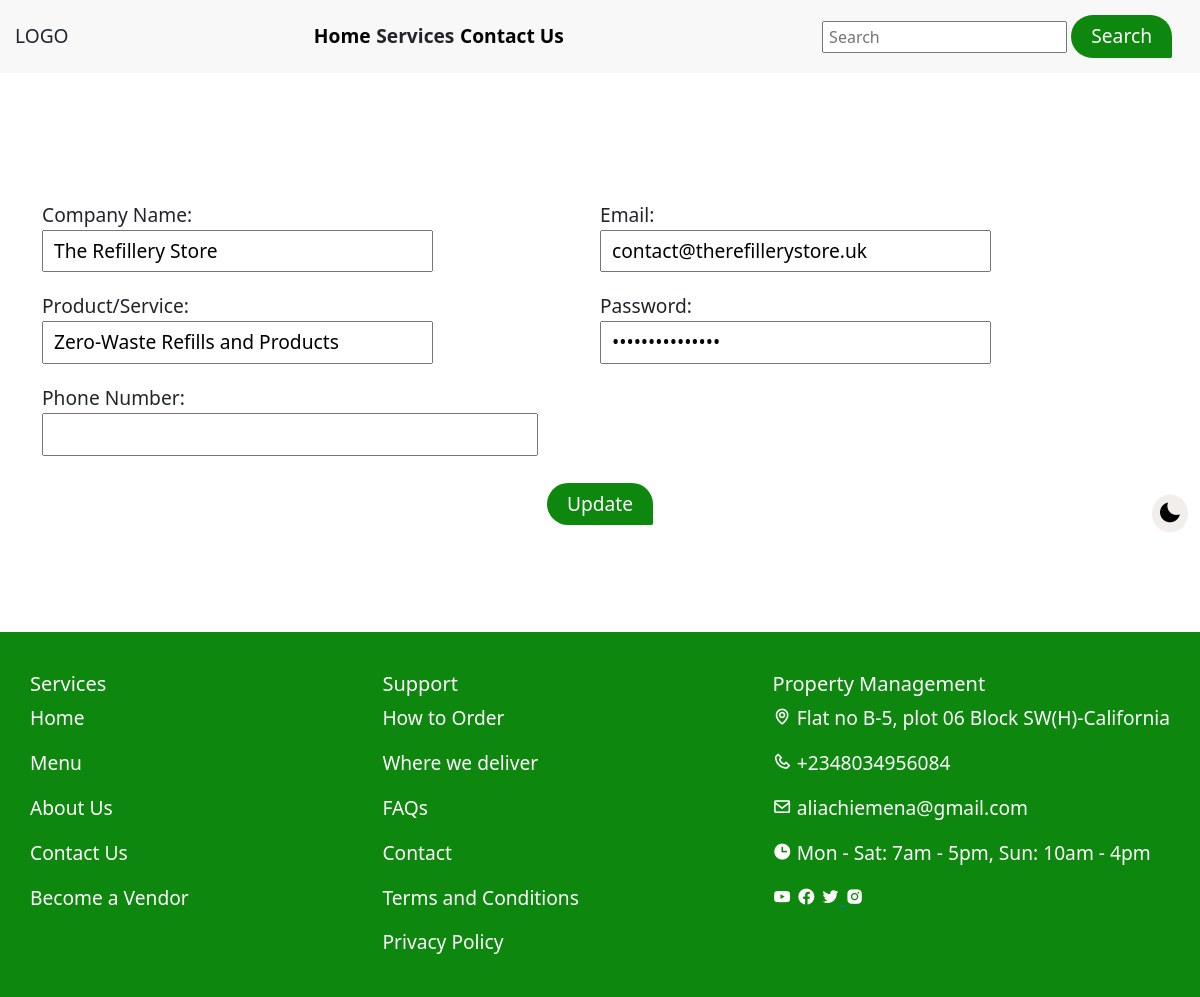
The page /FrontendFiles/FrontendFiles/update_company_frontend.php?Company_id=3 on the database its author committed.
### tables this page shows
CREATE TABLE `company` (
  `Company_id` int(11) NOT NULL,
  `Company_name` varchar(255) NOT NULL,
  `Email` varchar(50) NOT NULL,
  `Password` varchar(255) NOT NULL,
  `Phone_number` varchar(50) DEFAULT NULL,
  `Product_Services` varchar(255) DEFAULT NULL
);

### FrontendFiles/FrontendFiles/update_company_frontend.php (the view, shortened to what this page needs)
<!DOCTYPE html>
<html lang="en">
<head>
    <link href='https://unpkg.com/boxicons@2.1.4/css/boxicons.min.css' rel='stylesheet'>
    <link rel="stylesheet" href="https://cdn.jsdelivr.net/npm/bootstrap@5.3.3/dist/css/bootstrap.min.css" />
    <link rel="stylesheet" href="../Frontend/public/resident.css">
</head>
<body>
    <nav class="desktop_nav">
        <div class="navbar">
            <div class="logo">LOGO</div>
            <div class="items">
                <div class="home"><a href="../mainpages/index.html">Home</a></div>
                <div class="services">Services
                </div>
                <div class="aboutUs"><a href="../mainpages/contactus.html">Contact Us</a></div>
            </div>
            <div class="search">
                <form id="desktop_navForm" class="btn" action="search_products.php" method="GET">
                    <input type="text" name="product_search" id="search" placeholder="Search">
                    <button type="submit" id="search" class="button">Search</button>
                </form>
            </div>
        </div>
    </nav>
    <main class="container_fluid">
        <div class="container-fluid backgroundChanger">
            <button id="background" type="button"><i class='backgroundNew bx bxs-moon'></i></button>
        </div>
        <?php
       $conn = db_connect();
        $company_id = $_GET['Company_id'];
        if (isset($_GET['Company_id'])) {
            $sql = "SELECT * FROM Company WHERE Company_id = '$company_id'";
            $result = $conn->query($sql);
            if ($result->num_rows > 0) {
                $row = $result->fetch_assoc();    ?>
                <form action="update_company_backend.php?Company_id=<?php echo $row['Company_id']; ?>" method="POST">
                    <div id="formControl" class="fullname container">
                        <div class="div_mobile_space">
                            <div>
                                <label for="Company_name">Company Name:</label>
                            </div>
                            <input type="text" name="Company_name" id="company_name" value="<?php echo $row['Company_name']; ?>">
                        </div>
                        <div class="div_mobile_space">
                            <div>
                                <label for="Email">Email:</label>
                            </div>
                            <input type="text" name="Email" id="email" value="<?php echo $row['Email']; ?>">
                        </div>
                    </div>
                    <div id="formControl" class="email container">
                        <div class="div_mobile_space">
                            <div>
                                <label for="Product_services">Product/Service:</label>
                            </div>
                            <input type="text" name="Product_Services" id="product_services" value="<?php echo $row['Product_Services']; ?>">
                        </div>
                        <div class="div_mobile_space">
                            <div>
                                <label for="Password">Password:</label>
                            </div>
                            <input type="password" name="Password" id="password" value="<?php echo $row['Password']; ?>">
                        </div>
                    </div>
                    <div id="formControl" class="password_container container">
                        <div class="div_mobile_space">
                            <div>
                                <label for="Phone_number">Phone Number:</label>
                            </div>
                            <input type="number" name="Phone_number" id="phone_number" value="<?php echo $row['Phone_number']; ?>">
                        </div>
                    </div>
                    <center>
                        <div style="text-align: center;" class="btn residentSignupbtn">
                            <button class="button" type="submit" name="Submit">Update</button>
                        </div>
                    </center>
                </form>
    </main>
    <footer id="footer">
        <div class="container footerFlex">
            <div class="services_footer">
                <h5>Services</h5>
                <p><a href="index.html">Home</a></p>
                <p><a href="menu.html">Menu</a></p>
                <p><a href="">About Us</a></p>
                <p><a href="contactUs.html">Contact Us</a></p>
                <p><a href="">Become a Vendor</a></p>
            </div>
            <div class="support">
                <h5>Support</h5>
                <p><a href="">How to Order</a></p>
                <p><a href="">Where we deliver</a></p>
                <p><a href="">FAQs</a></p>
                <p><a href="">Contact</a></p>
                <p><a href="">Terms and Conditions</a></p>
                <p><a href="">Privacy Policy</a></p>
            </div>
            <div class="propertyManagement">
                <h5>Property Management</h5>
                <p><span><i class='bx bx-map'></i></span> Flat no B-5, plot 06 Block SW(H)-California</p>
                <p><span><i class='bx bx-phone'></i></span> +2348034956084</p>
                <p><span><i class='bx bx-envelope'></i></span> aliachiemena@gmail.com</p>
                <p><span><i class='bx bxs-time'></i></span> Mon - Sat: 7am - 5pm, Sun: 10am - 4pm</p>
                <div class="socialHandles">
                    <a href=""><span><i class='bx bxl-youtube'></i></span></a>
                    <a href=""><span><i class='bx bxl-facebook-circle'></i></span></a>
                    <a href=""><span><i class='bx bxl-twitter'></i></span>
                    </a>
                    <a href=""><span><i class='bx bxl-instagram-alt'></i><span></a>
                </div>
            </div>
        </div>
    </footer>
</body>
</html>
<?php
}
}

### Frontend/public/resident.css (style rules this page uses)
* { box-sizing: border-box; }
:root { --pink: rgb(240, 69, 43); --pinkAlt: rgb(199, 50, 27); --red: red; --green: rgb(86, 141, 51); --greenAlt: rgba(0, 129, 0, 0.945); --greentexiary: rgb(32, 150, 124); --blue: rgb(30, 144, 255); --sec_white: white; --sec_gray: rgb(248, 248, 248); --texiary_yellow: rgb(255, 238, 136); --texiary_brown: rgb(204, 187, 168); --milkcolor: rgb(241, 238, 236); --black: black; --grey: rgba(24, 23, 23, 0.301); --border-radius: 30px 30px 2px; --font-size: 1.2rem; }
div { font-size: var(--font-size); }
nav { padding: 0px 15px; background-color: var(--sec_gray); }
nav .search input { padding: 2px 5px; }
.items { display: flex; flex-direction: row; justify-content: space-between; width: 250px; }
.items .home { font-weight: 600; }
.items a { text-decoration: none; color: var(--black); font-size: 1.2.rem; transition: 0.35s; font-weight: 600; }
.services { position: relative; display: inline-block; }
.button { background-color: var(--greenAlt); border: none; font-size: 1.2rem; padding: 7px 20px; color: var(--sec_white); transition: 300ms; border-radius: var(--border-radius); }
nav .services { font-weight: 600; }
main { margin-bottom: 100px; }
.backgroundChanger { cursor: pointer; position: sticky; text-align: end; padding-top: 10px; left: 95%; top: 70%; cursor: pointer; width: 30px; }
#background { font-size: 1.5rem; border-radius: 50%; border: none; background-color: var(--milkcolor); }
form>#formControl { margin-bottom: 20px; }
.fullname, .email, .location_age, .password_container, .environ_gender { display: grid; grid-template-columns: auto auto; }
.fullname input, .email input, .password_container input, .location_age input, form textarea { width: 70%; padding: 5px 10px; }
footer { background-color: var(--greenAlt); }
.footerFlex { display: flex; justify-content: space-between; color: var(--sec_white); padding: 40px 0px 0px 0px; }
.services_footer a, .support a { text-decoration: none; color: var(--sec_white); }
.socialHandles i { color: var(--sec_white); }
@media screen and (max-width: 2000px) { nav, .navbar, .navbar_mobile, footer, main { max-width: 2000px; } }
@media screen and (max-width: 2000px) { main, footer { min-height: 360px; } }

### rows shown on the page
company: Company_name "The Refillery Store", Email "contact@therefillerystore.uk", Product_Services "Zero-Waste Refills and Products"
